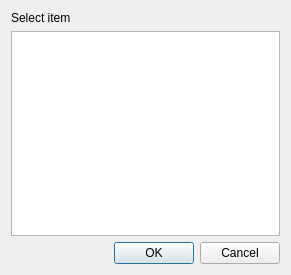
<?xml version="1.0" encoding="UTF-8"?>
<ui version="4.0">
 <class>Dialog</class>
 <widget class="QDialog" name="Dialog">
  <property name="geometry">
   <rect>
    <x>0</x>
    <y>0</y>
    <width>291</width>
    <height>275</height>
   </rect>
  </property>
  <property name="windowTitle">
   <string>Dialog</string>
  </property>
  <layout class="QGridLayout" name="gridLayout">
   <item row="0" column="0">
    <widget class="QLabel" name="label">
     <property name="text">
      <string>Select item</string>
     </property>
    </widget>
   </item>
   <item row="2" column="0" colspan="2">
    <widget class="QDialogButtonBox" name="buttonBox">
     <property name="orientation">
      <enum>Qt::Horizontal</enum>
     </property>
     <property name="standardButtons">
      <set>QDialogButtonBox::Cancel|QDialogButtonBox::Ok</set>
     </property>
    </widget>
   </item>
   <item row="1" column="0" colspan="2">
    <widget class="QListView" name="listView">
     <property name="flow">
      <enum>QListView::TopToBottom</enum>
     </property>
     <property name="viewMode">
      <enum>QListView::IconMode</enum>
     </property>
    </widget>
   </item>
  </layout>
 </widget>
 <resources/>
 <connections>
  <connection>
   <sender>buttonBox</sender>
   <signal>accepted()</signal>
   <receiver>Dialog</receiver>
   <slot>accept()</slot>
   <hints>
    <hint type="sourcelabel">
     <x>248</x>
     <y>254</y>
    </hint>
    <hint type="destinationlabel">
     <x>157</x>
     <y>274</y>
    </hint>
   </hints>
  </connection>
  <connection>
   <sender>buttonBox</sender>
   <signal>rejected()</signal>
   <receiver>Dialog</receiver>
   <slot>reject()</slot>
   <hints>
    <hint type="sourcelabel">
     <x>316</x>
     <y>260</y>
    </hint>
    <hint type="destinationlabel">
     <x>286</x>
     <y>274</y>
    </hint>
   </hints>
  </connection>
 </connections>
</ui>
